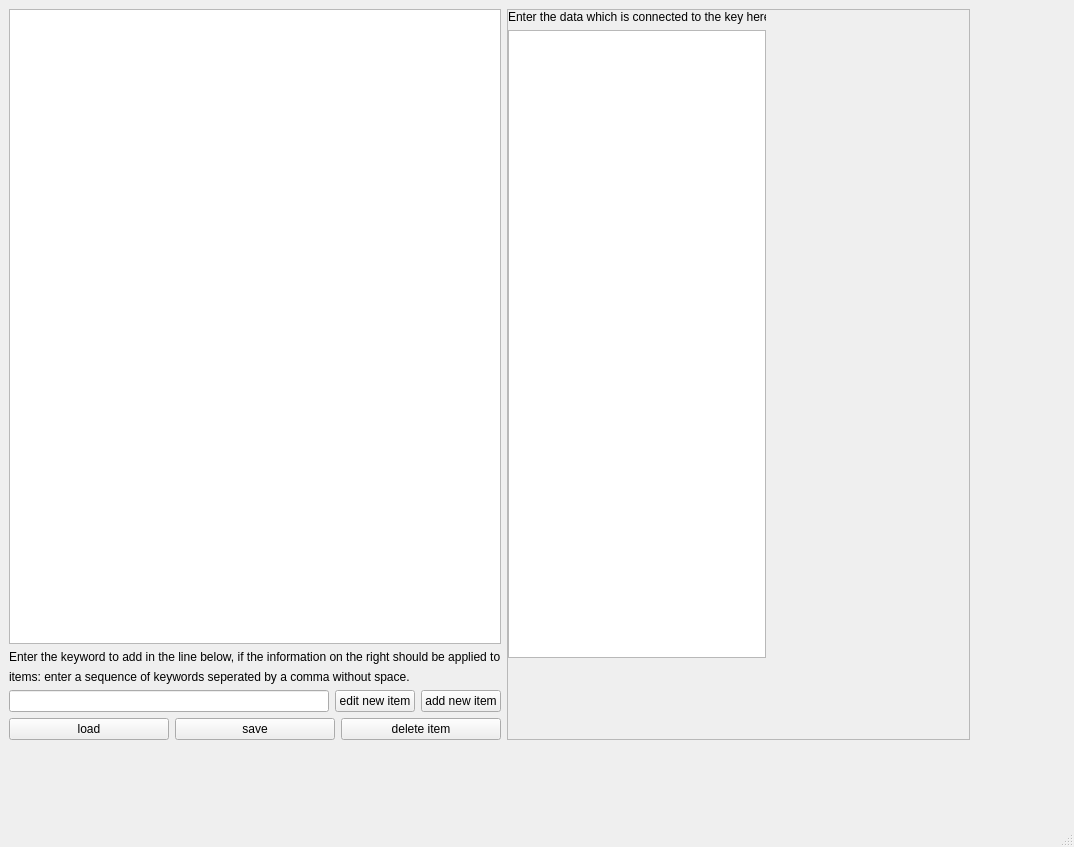
<?xml version="1.0" encoding="UTF-8"?>
<ui version="4.0">
 <class>MainWindow</class>
 <widget class="QMainWindow" name="MainWindow">
  <property name="geometry">
   <rect>
    <x>0</x>
    <y>0</y>
    <width>1074</width>
    <height>847</height>
   </rect>
  </property>
  <property name="windowTitle">
   <string>MainWindow</string>
  </property>
  <widget class="QWidget" name="centralwidget">
   <widget class="QWidget" name="horizontalLayoutWidget">
    <property name="geometry">
     <rect>
      <x>9</x>
      <y>9</y>
      <width>961</width>
      <height>731</height>
     </rect>
    </property>
    <layout class="QHBoxLayout" name="horizontalLayout">
     <item>
      <layout class="QVBoxLayout" name="verticalLayout">
       <item>
        <widget class="QListView" name="listView"/>
       </item>
       <item>
        <widget class="QLabel" name="label">
         <property name="text">
          <string>Enter the keyword to add in the line below, if the information on the right should be applied to</string>
         </property>
        </widget>
       </item>
       <item>
        <widget class="QLabel" name="label_2">
         <property name="text">
          <string>items: enter a sequence of keywords seperated by a comma without space.</string>
         </property>
        </widget>
       </item>
       <item>
        <layout class="QHBoxLayout" name="horizontalLayout_2">
         <item>
          <widget class="QLineEdit" name="lineEdit"/>
         </item>
         <item>
          <widget class="QPushButton" name="new_edit">
           <property name="text">
            <string>edit new item</string>
           </property>
          </widget>
         </item>
         <item>
          <widget class="QPushButton" name="new_button">
           <property name="text">
            <string>add new item</string>
           </property>
          </widget>
         </item>
        </layout>
       </item>
       <item>
        <layout class="QHBoxLayout" name="horizontalLayout_3">
         <item>
          <widget class="QPushButton" name="load_button">
           <property name="text">
            <string>load</string>
           </property>
          </widget>
         </item>
         <item>
          <widget class="QPushButton" name="savefile_button">
           <property name="text">
            <string>save</string>
           </property>
          </widget>
         </item>
         <item>
          <widget class="QPushButton" name="delete_button">
           <property name="text">
            <string>delete item</string>
           </property>
          </widget>
         </item>
        </layout>
       </item>
      </layout>
     </item>
     <item>
      <widget class="QScrollArea" name="scrollArea">
       <property name="widgetResizable">
        <bool>true</bool>
       </property>
       <widget class="QWidget" name="scrollAreaWidgetContents">
        <property name="geometry">
         <rect>
          <x>0</x>
          <y>0</y>
          <width>474</width>
          <height>727</height>
         </rect>
        </property>
        <widget class="QWidget" name="horizontalLayoutWidget_4">
         <property name="geometry">
          <rect>
           <x>0</x>
           <y>0</y>
           <width>258</width>
           <height>648</height>
          </rect>
         </property>
         <layout class="QVBoxLayout" name="verticalLayout_3">
          <item>
           <widget class="QLabel" name="label_3">
            <property name="text">
             <string>Enter the data which is connected to the key here</string>
            </property>
           </widget>
          </item>
          <item>
           <widget class="QTextEdit" name="main_textEdit">
            <property name="minimumSize">
             <size>
              <width>0</width>
              <height>627</height>
             </size>
            </property>
           </widget>
          </item>
         </layout>
        </widget>
       </widget>
      </widget>
     </item>
    </layout>
   </widget>
  </widget>
  <widget class="QMenuBar" name="menubar">
   <property name="geometry">
    <rect>
     <x>0</x>
     <y>0</y>
     <width>1074</width>
     <height>21</height>
    </rect>
   </property>
  </widget>
  <widget class="QStatusBar" name="statusbar"/>
 </widget>
 <resources/>
 <connections/>
</ui>
